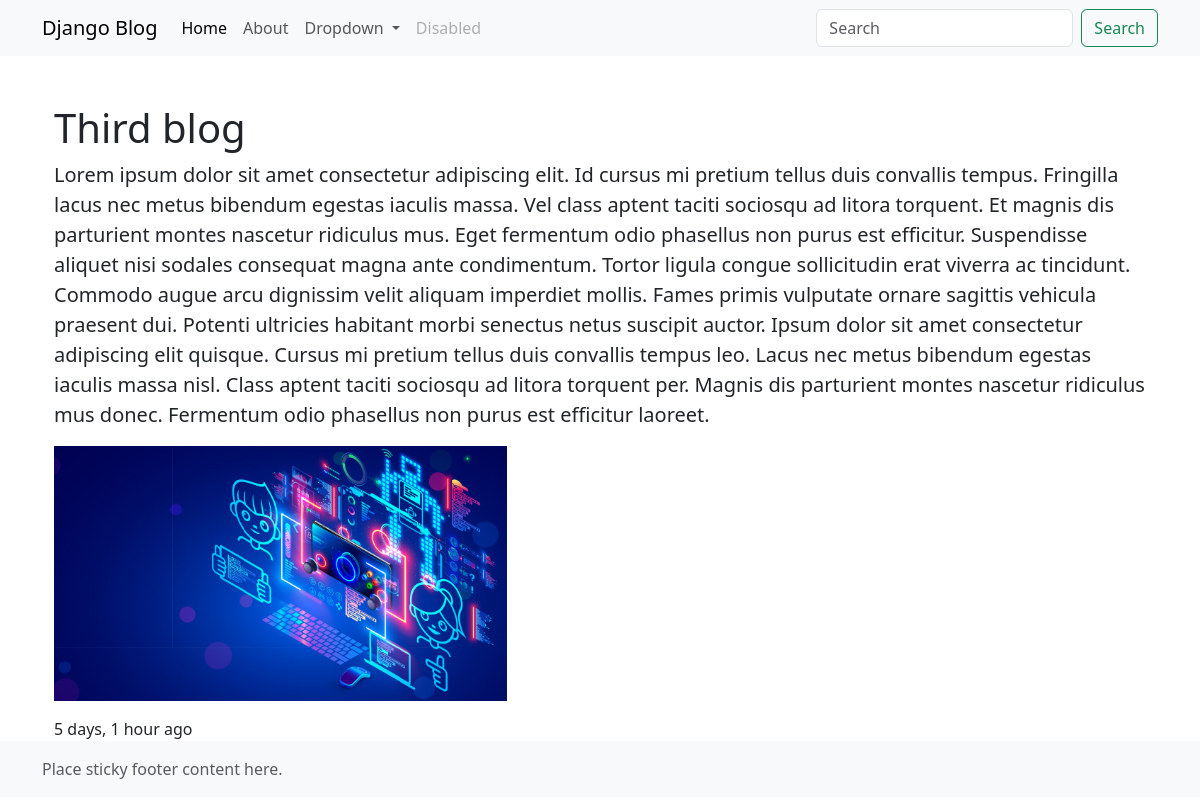
The app's page /4/view with its own data.
### blog/models.py (models this page shows, shortened)
class Blog(models.Model):
    title = models.CharField(max_length=200)
    content = models.TextField()
    image = models.ImageField(upload_to='blog_images/', blank=True, null=True)
    is_active = models.BooleanField(default=True)
    created_at = models.DateTimeField(auto_now_add=True)
    updated_at = models.DateTimeField(auto_now=True)

### blog/views.py (the view)
# urls.py: path('<int:blog_id>/view', blog_views.detail, name='detail'),
def detail(request, blog_id):
    blog = get_object_or_404(Blog, id=blog_id)
    context = {
        "blog": blog
    }
    return render(request, template_name='blog/detail.html', context=context)

### templates/blog/detail.html (shortened to what this page needs)
{% extends 'blog/base.html' %}
{% block content %}
    <main class="flex-shrink-0">
        <div class="container"><h1 class="mt-5">{{ blog.title }}</h1>
            <p class="lead">{{ blog.content }}</p>
            <p>
                {% if blog.image %}
                    <img class="img-customer" src="{{ blog.image.url }}" alt="rasm">
                {% endif %}
            </p>
            {{ blog.created_at|timesince }} ago
        </div>
    </main>
{% endblock %}

### static/blog/main.css (style rules this page uses)
.img-customer { height: 255px; object-fit: cover; }

### records on screen
Blog: title "Third blog", content "Lorem ipsum dolor sit amet consectetur adipiscing elit. Id cursus mi pretium tellus duis convallis tempus. Fringilla lacus nec metus bibendum egestas iaculis massa. Vel class aptent taciti sociosqu ad litora torquent. Et magnis dis parturient montes nascetur ridiculus mus. Eget fermentum odio phasellus non purus est efficitur. Suspendisse aliquet nisi sodales consequat magna ante condimentum. Tortor ligula congue sollicitudin erat viverra ac tincidunt. Commodo augue arcu dignissim velit aliquam imperdiet mollis. Fames primis vulputate ornare sagittis vehicula praesent dui. Potenti ultricies habitant morbi senectus netus suscipit auctor. Ipsum dolor sit amet consectetur adipiscing elit…", image (picture), created_at "5 days, 1 hour"
